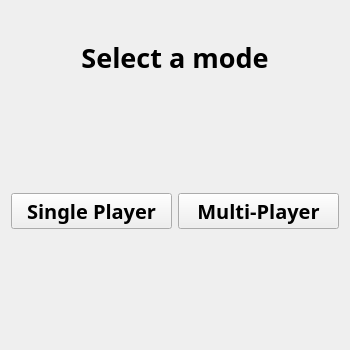
<?xml version="1.0" encoding="UTF-8"?>
<ui version="4.0">
 <class>WelcomeWidget</class>
 <widget class="QWidget" name="WelcomeWidget">
  <property name="geometry">
   <rect>
    <x>0</x>
    <y>0</y>
    <width>350</width>
    <height>350</height>
   </rect>
  </property>
  <property name="windowTitle">
   <string>Form</string>
  </property>
  <layout class="QVBoxLayout" name="verticalLayout_2">
   <item>
    <layout class="QVBoxLayout" name="verticalLayout">
     <item>
      <widget class="QLabel" name="labelTitle">
       <property name="font">
        <font>
         <pointsize>14</pointsize>
        </font>
       </property>
       <property name="text">
        <string/>
       </property>
       <property name="alignment">
        <set>Qt::AlignCenter</set>
       </property>
      </widget>
     </item>
     <item>
      <widget class="QLabel" name="labelSubtitle">
       <property name="font">
        <font>
         <family>Chilanka</family>
         <pointsize>20</pointsize>
         <weight>75</weight>
         <bold>true</bold>
        </font>
       </property>
       <property name="text">
        <string>Select a mode</string>
       </property>
       <property name="alignment">
        <set>Qt::AlignCenter</set>
       </property>
      </widget>
     </item>
     <item>
      <spacer name="verticalSpacer_2">
       <property name="orientation">
        <enum>Qt::Vertical</enum>
       </property>
       <property name="sizeHint" stdset="0">
        <size>
         <width>20</width>
         <height>40</height>
        </size>
       </property>
      </spacer>
     </item>
     <item>
      <layout class="QHBoxLayout" name="horizontalLayout">
       <item>
        <widget class="QPushButton" name="buttonSinglePlayer">
         <property name="font">
          <font>
           <family>Chilanka</family>
           <pointsize>15</pointsize>
           <weight>75</weight>
           <bold>true</bold>
          </font>
         </property>
         <property name="toolTip">
          <string>shortcut Ctrl+S</string>
         </property>
         <property name="text">
          <string>Single Player</string>
         </property>
         <property name="shortcut">
          <string>Ctrl+S</string>
         </property>
        </widget>
       </item>
       <item>
        <widget class="QPushButton" name="buttonMultiPlayer">
         <property name="font">
          <font>
           <family>Chilanka</family>
           <pointsize>15</pointsize>
           <weight>75</weight>
           <bold>true</bold>
          </font>
         </property>
         <property name="toolTip">
          <string>shortcut Ctrl+M</string>
         </property>
         <property name="text">
          <string>Multi-Player</string>
         </property>
         <property name="shortcut">
          <string>Ctrl+M</string>
         </property>
        </widget>
       </item>
      </layout>
     </item>
     <item>
      <spacer name="verticalSpacer">
       <property name="orientation">
        <enum>Qt::Vertical</enum>
       </property>
       <property name="sizeHint" stdset="0">
        <size>
         <width>20</width>
         <height>40</height>
        </size>
       </property>
      </spacer>
     </item>
    </layout>
   </item>
  </layout>
 </widget>
 <resources/>
 <connections/>
</ui>
